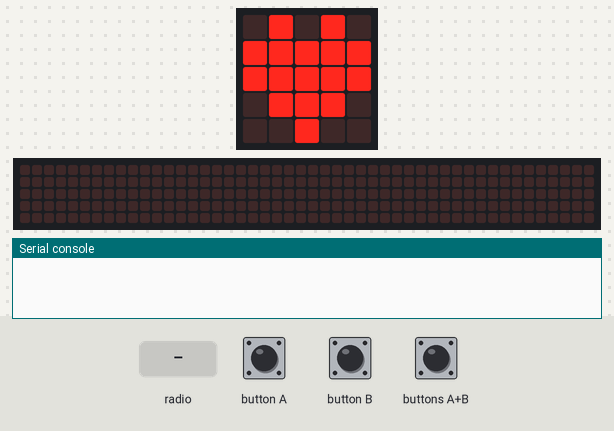
The program below on a simulated BBC micro:bit (MakeCode). Shown: the board's 5×5 LED display, a strip that is not on the board, showing the scrolling text unrolled, the last lines printed to the serial console. The test bench sets the inputs (shaded band). No radio messages arrive unless stated (any console line starting 'radio sent:' is added by the test bench); the 48×5 strip is a reading aid, not a part: it shows the text the display is scrolling, unrolled, one strip-width of it at a time.

Above: at 1.8 s.
1.9 s: buttons A+B pressed for 0.15 s
At 2.12 s:
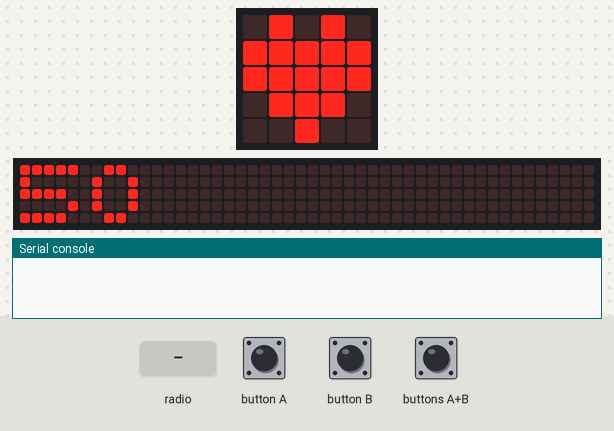
2.6 s: radio message "1" arrives
At 5.4 s:
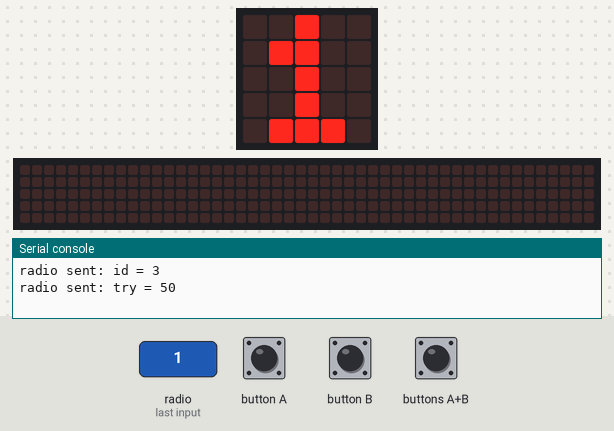
5.6 s: buttons A+B pressed for 1 s
At 9.07 s:
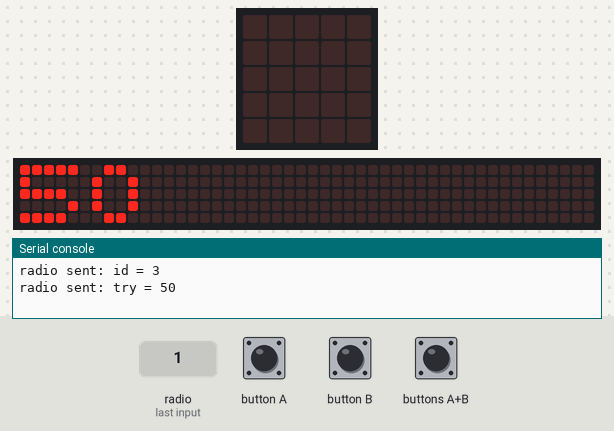
Timing chart, 0 to 10.6 s (numbered marks = the images above; inputs shaded):
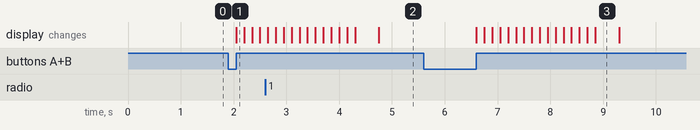

Measured:
- after the input at 1.9 s, the display: changes after 0.15 s (image 1)
- after the input at 5.6 s, the display: first changes after 1.0 s (image 3 shows a later state)
- what the display in image 3 shows lasts 0.4 s, from 8.9 s to 9.3 s

The program:

main.ts
```typescript
input.onButtonPressed(Button.A, function () {
    target += -1
})
input.onButtonPressed(Button.AB, function () {
    basic.showNumber(target)
    radio.sendValue("id", 3)
    radio.sendValue("try", target)
})
radio.onReceivedString(function (receivedString) {
    basic.showString(receivedString)
})
input.onButtonPressed(Button.B, function () {
    target += 1
})
let target = 0
radio.setGroup(99)
basic.showIcon(IconNames.Heart)
target = 50
basic.forever(function () {

})
```

test.ts
```typescript
// 在這裡測試；當此封包作為擴充功能時，將不會編譯此內容。
```
